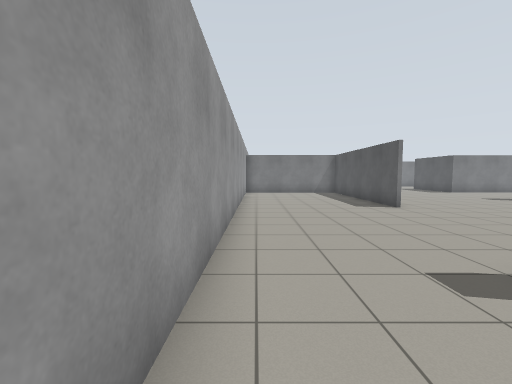
view 1 (above)

18 first-person views from a walk through a robot-simulator world made for Gazebo. The camera is 1.2 m above the floor, tilts 4° down and sees 90° across. The lines on the ground mark 1 m squares. The floor is counted in squares, 1 m on a side. Each view is taken from the middle of a square. On the plan, view 1 faces up. The plan holds only what a view shows up to about 12 squares ahead; the rest is blank. The place goes on beyond the plan.

view 2
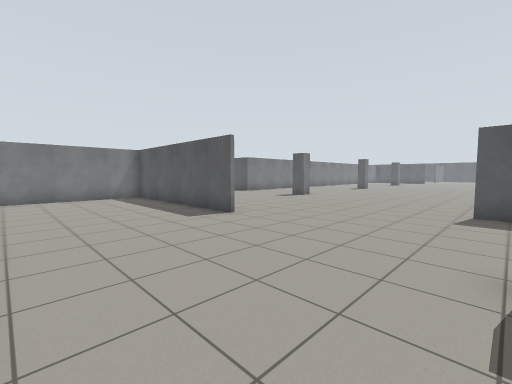

view 3
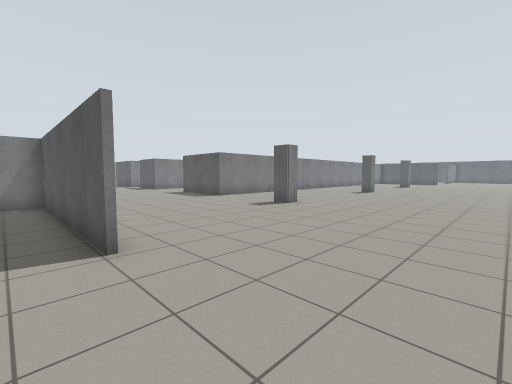

view 4
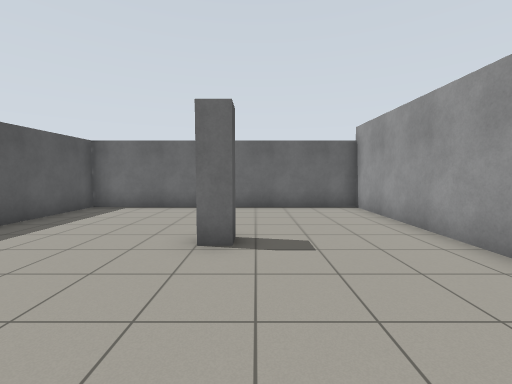

view 5
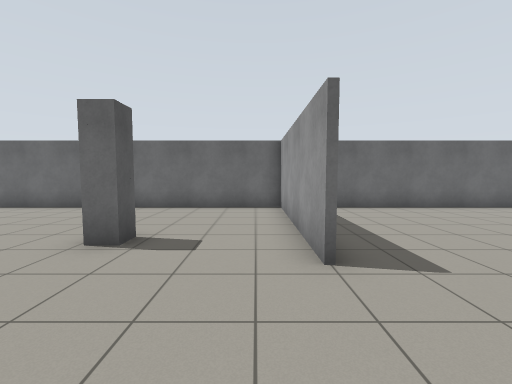

view 6
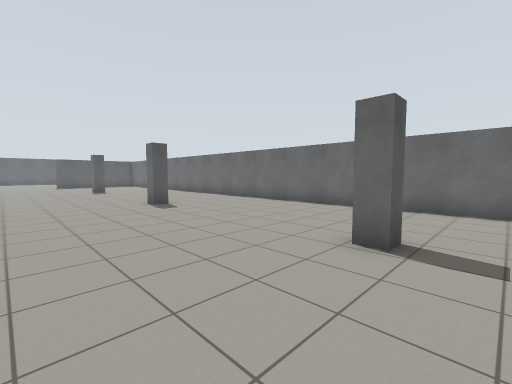

view 7
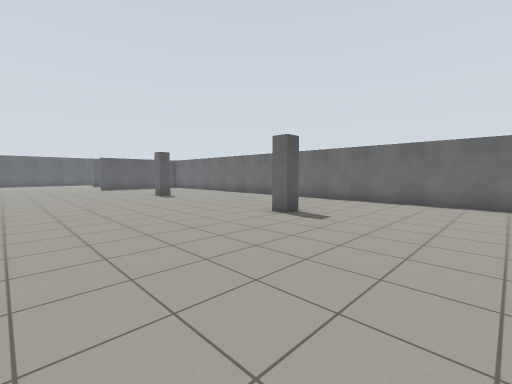

view 8
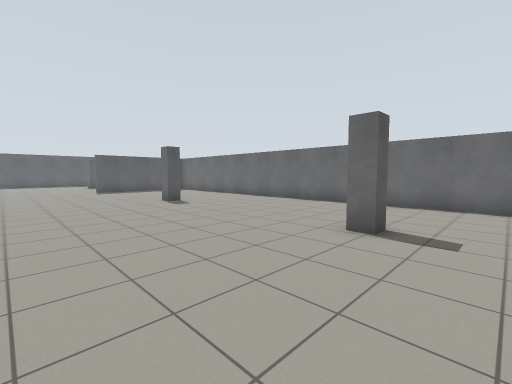

view 9
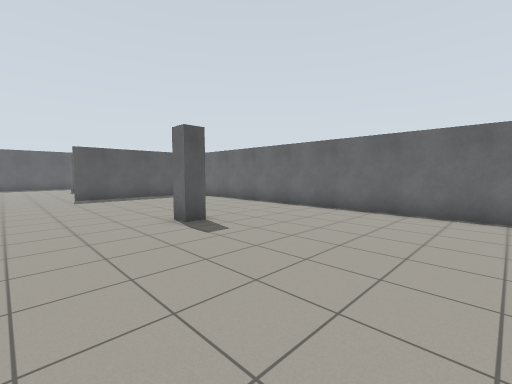

view 10
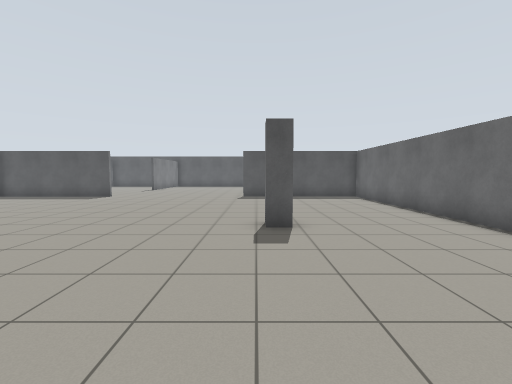

view 11
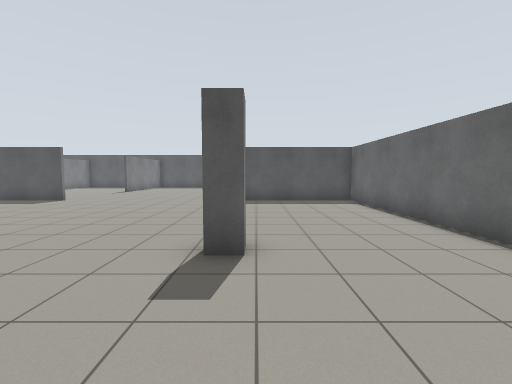

view 12
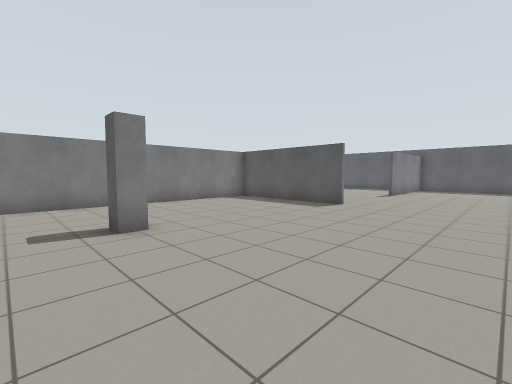

view 13
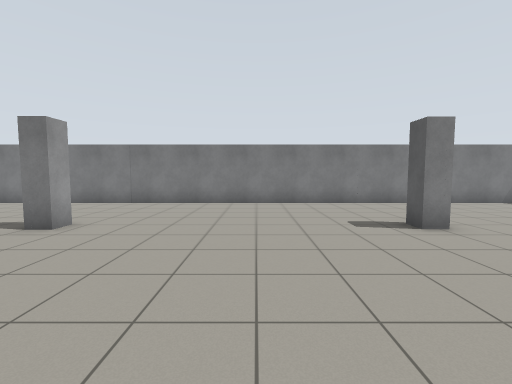

view 14
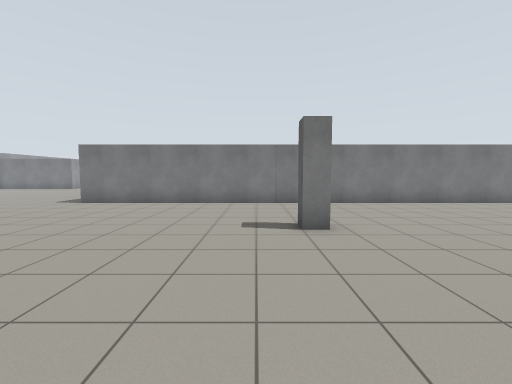

view 15
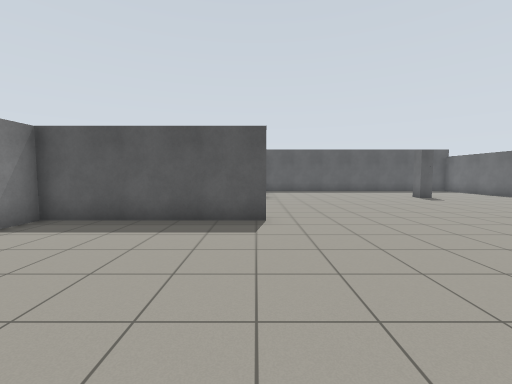

view 16
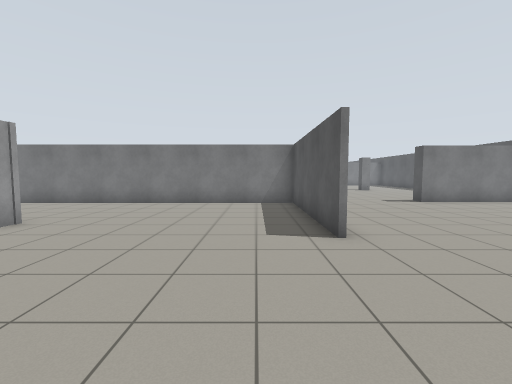

view 17
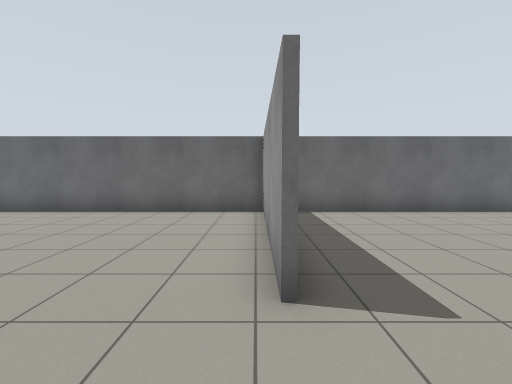

view 18
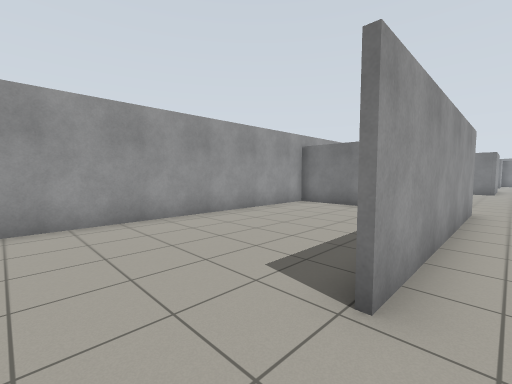

### Floor plan
Points are (right, up) in squares from view 1. A wall is a line through its corners. A room is listed if a view was taken in it or the views show most of it. See-through windows are left out.
Room 1 (views 1, 2, 3, 4, 5, 6, 7, 8, 9, 10, 11, 12, 13, 14, 15, 16, 17, 18)
walls: (21.6, 12.1) (21.6, 11.5) (21, 11.5) (21, 12.1); (30.2, 12.3) (30.2, 11.5) (29.6, 11.5) (29.6, 12.1); (13.1, 11.5) (12.4, 11.5) (12.4, 12.3); (23.9, -2.3) (43.5, -2.3); (9.1, 3.8) (9.1, -2.4); (37.5, 10.6) (37.5, 16.6) (12.6, 16.6); (8.9, 2.9) (8.9, 3.8); (5.1, 9.1) (5.1, 16.6) (-0.6, 16.6) (-0.6, -2.3) (22.4, -2.3); (5.2, 16.7) (5.2, 9.1); (37.8, 3.8) (37.8, -2.4); (8.9, -2.4) (8.9, 1.1); (37.5, -2.4) (37.5, 3.7)

Where each view was taken, in squares from view 1:
view 1: 0 up, 0 right, facing up
view 2: 3 up, 0 right, facing up-right
view 3: 5 up, 4 right, facing up-right
view 4: 7 up, 3 right, facing down
view 5: 7 up, 10 right, facing down
view 6: 7 up, 11 right, facing down-right
view 7: 9 up, 16 right, facing down-right
view 8: 8 up, 19 right, facing down-right
view 9: 6 up, 24 right, facing down-right
view 10: 3 up, 24 right, facing right
view 11: 2 up, 26 right, facing right
view 12: 6 up, 28 right, facing up-right
view 13: 6 up, 26 right, facing up
view 14: 6 up, 20 right, facing up
view 15: 11 up, 31 right, facing right
view 16: 6 up, 36 right, facing up
view 17: 6 up, 38 right, facing down
view 18: 7 up, 6 right, facing up-left
